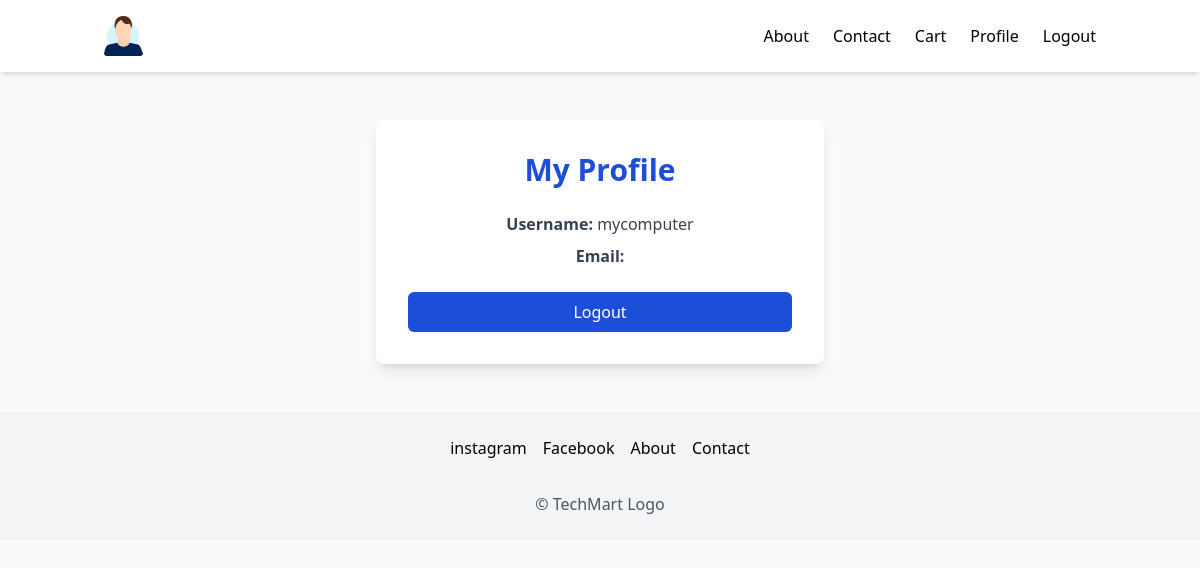
/profile/ (signed in), run on the app's committed database.
### store/models.py (models this page shows, shortened)
class SiteLogo(models.Model):
    logo = models.ImageField(upload_to="site_logo/")
    alt_text = models.CharField(max_length=50, default="TechMart Logo")

class FooterLink(models.Model):
    name = models.CharField(max_length=100)
    url = models.URLField(blank=True)

### store/views.py (the view)
# urls.py: path('profile/', views.profile_view, name='profile'),
@login_required
def profile_view(request):
    return render(request, 'store/profile.html')

### store/context_processors.py (called while the page is built)
def site_settings(request):
    return {
        'site_theme': SiteTheme.objects.first(),
        'site_logo': SiteLogo.objects.first() if 'SiteLogo' in locals() else None,
        'nav_links': Category.objects.all(),  # example: use categories as nav links
        'footer_links': FooterLink.objects.all(),
    }

def site_logo(request):
        logo = SiteLogo.objects.first()
        return {'site_logo': logo}

### templates/store/profile.html (shortened to what this page needs)
{% extends "store/base.html" %}
{% block content %}
<div class="max-w-md mx-auto mt-12 bg-white p-8 rounded-lg shadow-lg text-center">
    <h1 class="text-3xl font-bold mb-6 text-[var(--primary-color)]">My Profile</h1>
    <div class="mb-4">
        <p class="text-gray-700 mb-2"><span class="font-semibold">Username:</span> {{ request.user.username }}</p>
        <p class="text-gray-700 mb-2"><span class="font-semibold">Email:</span> {{ request.user.email }}</p>
    </div>
    <div class="mt-6">
        <form method="post" action="{% url 'logout' %}">
            <button type="submit" class="w-full py-2 px-4 bg-[var(--primary-color)] text-white rounded-md hover:bg-[var(--secondary-color)] transition font-medium">
                Logout
            </button>
        </form>
    </div>
</div>
{% endblock %}

### templates/store/base.html (shortened to what this page needs)
<!DOCTYPE html>
<html lang="en">
<head>
    <script src="https://cdn.tailwindcss.com"></script>
    <link rel="stylesheet" href="https://cdnjs.cloudflare.com/ajax/libs/font-awesome/6.4.2/css/all.min.css" />
</head>
<body class="bg-gray-50 text-[var(--text-color)]">
    <nav class="bg-white shadow-md relative z-50">
        <div class="container mx-auto flex justify-between items-center p-4">
            <div class="flex items-center gap-2">
                {% if site_logo %}
                    <a href="{% url 'home' %}">
                        <img src="{{ site_logo.logo.url }}" alt="{{ site_logo.alt_text }}" class="h-10">
                    </a>
                {% else %}
                    <a href="{% url 'home' %}" class="font-bold text-2xl text-[var(--primary-color)]">TechMart</a>
                {% endif %}
            </div>
            <ul class="hidden md:flex gap-6 items-center">
                <li><a href="{% url 'about' %}" class="hover:text-[var(--primary-color)] transition font-medium">About</a></li>
                <li><a href="{% url 'contact' %}" class="hover:text-[var(--primary-color)] transition font-medium">Contact</a></li>
                {% if user.is_authenticated %}
                    <li>
                        <a href="{% url 'cart' %}" class="hover:text-[var(--primary-color)] transition font-medium">
                            Cart
                        </a>
                    </li>
                    <li><a href="{% url 'profile' %}" class="hover:text-[var(--primary-color)] transition font-medium">Profile</a></li>
                    <li>
                        <form method="POST" action="{% url 'logout' %}">
                            <button type="submit" class="hover:text-[var(--primary-color)] transition font-medium">Logout</button>
                        </form>
                    </li>
                {% endif %}
            </ul>
        </div>
    </nav>
    <main class="container mx-auto mt-6">
        {% block content %}{% endblock %}
    </main>
    <footer class="bg-gray-100 p-6 mt-12 text-center">
        <div class="flex justify-center gap-4 mb-4 flex-wrap">
            {% for link in footer_links %}
                <a href="{{ link.url }}" class="hover:text-[var(--primary-color)] transition font-medium">{{ link.name }}</a>
            {% endfor %}
            <a href="{% url 'about' %}" class="hover:text-[var(--primary-color)] transition font-medium">About</a>
            <a href="{% url 'contact' %}" class="hover:text-[var(--primary-color)] transition font-medium">Contact</a>
        </div>
        <p class="text-gray-600">&copy; {{ site_logo.alt_text|default:"TechMart" }} {{ now|date:"Y" }}</p>
    </footer>
</body>
</html>

### data on the page
SiteLogo: logo (picture), alt_text "TechMart Logo"
FooterLink: name "instagram"
FooterLink: name "Facebook"

### other printed values
{{ request.user.username }} "mycomputer"
